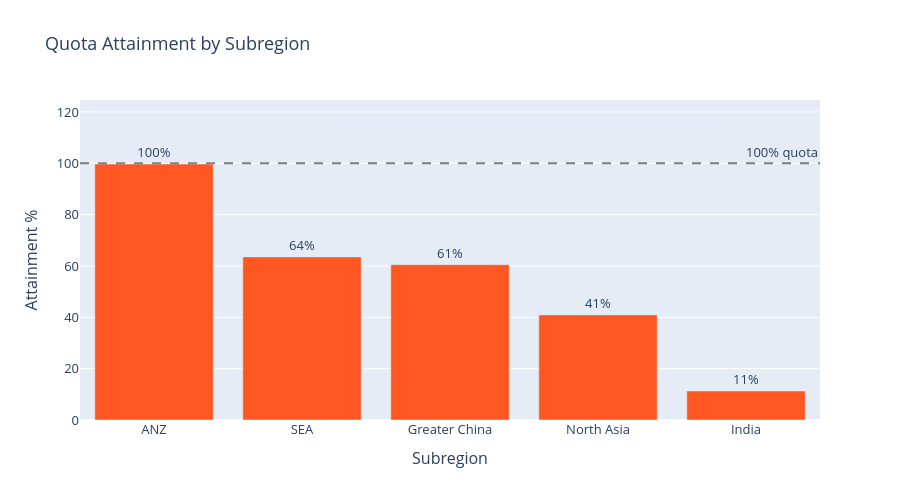

Notebook cell for this chart:
### Markdown cell above
## 5. Quota Attainment by Subregion — Bar Chart

### Code cell
subregion_perf = (
    quota.groupby("subregion")
    .agg(
        total_quota=("quota_usd", "sum"),
        total_arr=("actual_arr", "sum"),
        n_reps=("rep_id", "count")
    )
    .assign(attainment_pct=lambda x: x["total_arr"] / x["total_quota"] * 100)
    .sort_values("attainment_pct", ascending=False)
    .reset_index()
)

max_val = subregion_perf["attainment_pct"].max()

fig3 = go.Figure()

fig3.add_trace(go.Bar(
    x=subregion_perf["subregion"],
    y=subregion_perf["attainment_pct"],
    text=[f"{v:.0f}%" for v in subregion_perf["attainment_pct"]],
    textposition="outside",
    marker_color=["#2196F3" if v >= 100 else "#FF5722" for v in subregion_perf["attainment_pct"]]
))

fig3.update_layout(
    title="Quota Attainment by Subregion",
    xaxis_title="Subregion",
    yaxis_title="Attainment %",
    yaxis=dict(range=[0, max_val * 1.25]),
    height=500,
    font=dict(size=13),
    showlegend=False
)

fig3.add_hline(
    y=100,
    line_dash="dash",
    line_color="grey",
    annotation_text="100% quota",
    annotation_position="top right"
)

fig3.show()

fig3.write_image("../outputs/02_quota_attainment.png", width=900, height=500, scale=2)
print("Saved: ../outputs/02_quota_attainment.png")

### Figure 1 — Plotly figure (JSON) as saved in the notebook; plotly's stock layout.template omitted (floating-point values rounded to 4 significant figures)
{"data": [{"marker": {"color": ["#FF5722", "#FF5722", "#FF5722", "#FF5722", "#FF5722"]}, "text": ["100%", "64%", "61%", "41%", "11%"], "textposition": "outside", "type": "bar", "x": ["ANZ", "SEA", "Greater China", "North Asia", "India"], "y": [99.73, 63.54, 60.5, 40.95, 11.3]}], "layout": {"annotations": [{"showarrow": false, "text": "100% quota", "x": 1, "xanchor": "right", "xref": "x domain", "y": 100, "yanchor": "bottom", "yref": "y"}], "font": {"size": 13}, "height": 500, "shapes": [{"line": {"color": "grey", "dash": "dash"}, "type": "line", "x0": 0, "x1": 1, "xref": "x domain", "y0": 100, "y1": 100, "yref": "y"}], "showlegend": false, "title": {"text": "Quota Attainment by Subregion"}, "xaxis": {"title": {"text": "Subregion"}}, "yaxis": {"range": [0, 124.7], "title": {"text": "Attainment %"}}}}
